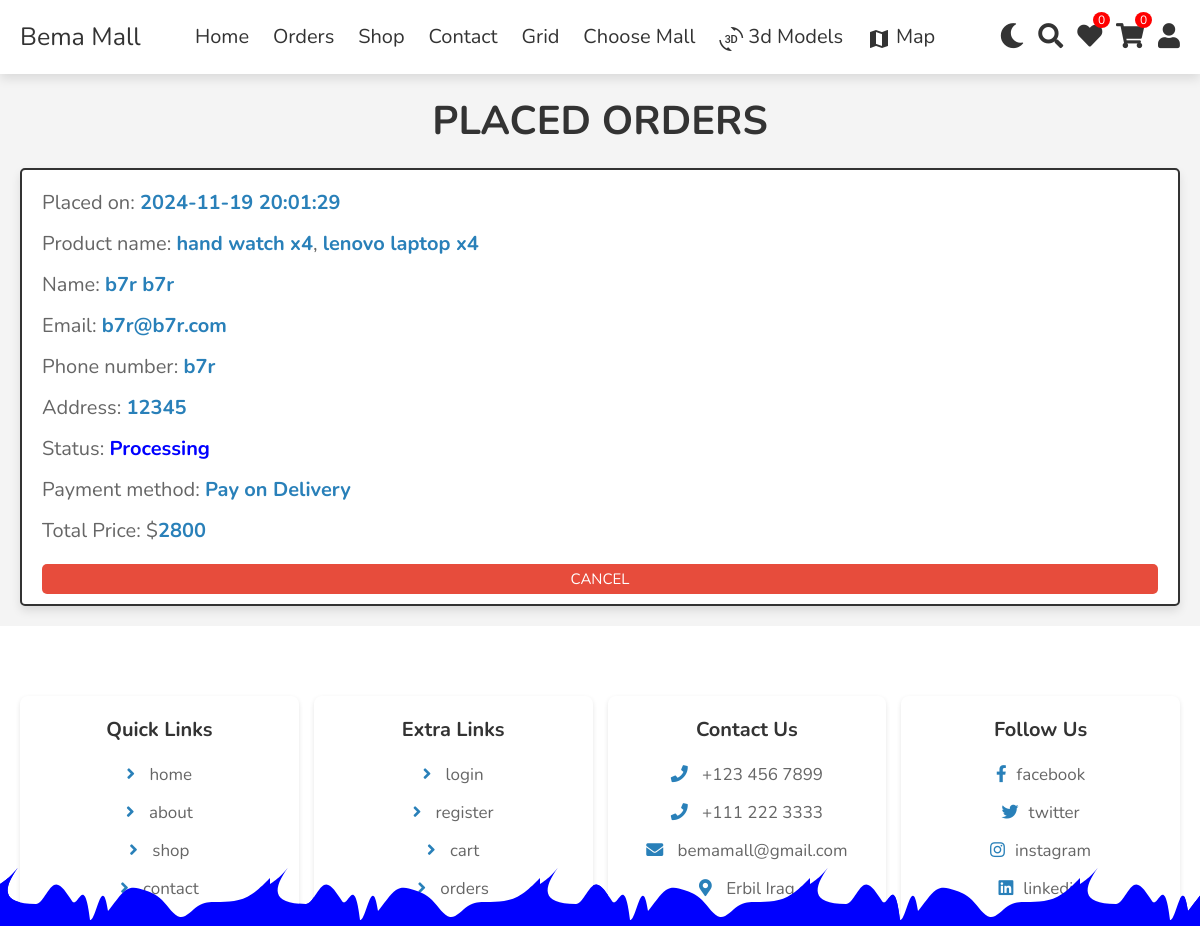
The page /orders.php (signed in) on the database its author committed.
### tables this page shows
CREATE TABLE `orders`  (
  `id` int NOT NULL AUTO_INCREMENT,
  `user_id` int NULL DEFAULT NULL,
  `amount` int NULL DEFAULT NULL,
  `time_of_purchase` datetime NULL DEFAULT NULL,
  `status_id` int NULL DEFAULT NULL,
  `payment_method_id` int NULL DEFAULT NULL,
  `product_id` int NULL DEFAULT NULL,
  `employee_id` int NULL DEFAULT NULL,
  `coupon_id` int NULL DEFAULT NULL,
  PRIMARY KEY (`id`) USING BTREE,
  INDEX `orders_payment_method_id_foreign`(`payment_method_id` ASC) USING BTREE,
  INDEX `orders_product_id_foreign`(`product_id` ASC) USING BTREE,
  INDEX `orders_status_id_foreign`(`status_id` ASC) USING BTREE,
  INDEX `orders_user_id_foreign`(`user_id` ASC) USING BTREE,
  INDEX `orders_employee_id_fk`(`employee_id` ASC) USING BTREE,
  INDEX `orders_coupons_id_fk`(`coupon_id` ASC) USING BTREE,
  CONSTRAINT `orders_coupons_id_fk` FOREIGN KEY (`coupon_id`) REFERENCES `coupons` (`id`) ON DELETE SET NULL ON UPDATE SET NULL,
  CONSTRAINT `orders_employee_id_fk` FOREIGN KEY (`employee_id`) REFERENCES `employees` (`id`) ON DELETE SET NULL ON UPDATE SET NULL,
  CONSTRAINT `orders_payment_method_id_foreign` FOREIGN KEY (`payment_method_id`) REFERENCES `payment_method` (`id`) ON DELETE SET NULL ON UPDATE SET NULL,
  CONSTRAINT `orders_product_id_foreign` FOREIGN KEY (`product_id`) REFERENCES `products` (`id`) ON DELETE SET NULL ON UPDATE SET NULL,
  CONSTRAINT `orders_status_id_foreign` FOREIGN KEY (`status_id`) REFERENCES `status` (`id`) ON DELETE SET NULL ON UPDATE SET NULL,
  CONSTRAINT `orders_user_id_foreign` FOREIGN KEY (`user_id`) REFERENCES `users` (`id`) ON DELETE SET NULL ON UPDATE SET NULL
);

CREATE TABLE `users`  (
  `id` int NOT NULL AUTO_INCREMENT,
  `username` varchar(255) NULL DEFAULT NULL,
  `hash` varchar(255) NULL DEFAULT NULL,
  `salt` varchar(255) NULL DEFAULT NULL,
  `display_name` varchar(255) NULL DEFAULT NULL,
  `first_name` varchar(255) NULL DEFAULT NULL,
  `last_name` varchar(255) NULL DEFAULT NULL,
  `address` varchar(255) NULL DEFAULT NULL,
  `p_p` varchar(255) NULL DEFAULT NULL,
  `last_seen` timestamp NULL DEFAULT NULL ON UPDATE CURRENT_TIMESTAMP,
  `email` varchar(255) NULL DEFAULT NULL,
  `phone_number` varchar(255) NULL DEFAULT NULL,
  `city` varchar(255) NULL DEFAULT NULL,
  `zip_code` int NULL DEFAULT NULL,
  `country_id` int NULL DEFAULT NULL,
  PRIMARY KEY (`id`) USING BTREE,
  INDEX `country_id_fk`(`country_id` ASC) USING BTREE,
  CONSTRAINT `country_id_fk` FOREIGN KEY (`country_id`) REFERENCES `countries` (`id`) ON DELETE SET NULL ON UPDATE SET NULL
);

CREATE TABLE `status`  (
  `id` int NOT NULL AUTO_INCREMENT,
  `type` varchar(255) NULL DEFAULT NULL,
  `description` varchar(255) NULL DEFAULT NULL,
  `level` int NULL DEFAULT NULL,
  PRIMARY KEY (`id`) USING BTREE
);

CREATE TABLE `payment_method`  (
  `id` int NOT NULL AUTO_INCREMENT,
  `description` varchar(255) NULL DEFAULT NULL,
  `method_name` varchar(255) NULL DEFAULT NULL,
  `face_to_face` int NULL DEFAULT NULL,
  PRIMARY KEY (`id`) USING BTREE
);

### orders.php (the view, shortened to what this page needs)
<?php
require 'components/connect.php';
?>
<!DOCTYPE html>
<html lang="en">
<head>
   <link rel="stylesheet" href="https://cdnjs.cloudflare.com/ajax/libs/font-awesome/6.1.1/css/all.min.css">
   <link rel="stylesheet" href="css/style.css">
</head>
<body>
   <?php include 'components/user_header.php'; ?>
   <section class="orders">
      <h1 class="heading">placed orders</h1>
      <div class="box-container">
         <?php
         if ($user_id == '') {
            echo '<p class="empty">Please login to see your orders</p>';
         } else {
            $select_orders = $conn->prepare("
       SELECT
           u.first_name,
           u.last_name,
           u.email,
           u.phone_number,
           u.address,
           u.id as uid,
           s.type AS status_type,
           s.level AS level,
           pm.method_name AS payment_method_name,
           p.price,
           mp.product_name,
           p.id AS product_id,
           o.amount,
           o.id as oid,
           o.time_of_purchase
       FROM
           orders o
       INNER JOIN
           users u ON o.user_id = u.id
       INNER JOIN
           status s ON o.status_id = s.id
       INNER JOIN
           payment_method pm ON o.payment_method_id = pm.id
       INNER JOIN
           products p ON o.product_id = p.id
       INNER JOIN
           main_products mp ON p.main_product_id = mp.id
       WHERE
           user_id = ?
   ");
            $select_orders->execute([$user_id]);
            if ($select_orders->rowCount() > 0) {
               $grouped_orders = [];
               while ($fetch_orders = $select_orders->fetch(PDO::FETCH_ASSOC)) {
                  $time = $fetch_orders['time_of_purchase'];
                  $grouped_orders[$time][] = $fetch_orders;
               }
               foreach ($grouped_orders as $time => $orders) {
                  $total_price_ = 0;
         ?>
                  <div class="box">
                     <form method="post">
                        <p>Placed on: <span><?= $time; ?></span></p>
                        <p>Product name:
                           <?php
                           $product_names = array_column($orders, 'product_name');
                           $product_ids = array_column($orders, 'product_id');
                           $product_amounts = array_column($orders, 'amount');
                           echo implode(", ", array_map(function ($productName, $productId, $productAmount) {
                              return '<a href="quick_view.php?pid=' . $productId . '">' . '<span>' . $productName . '</span>' . '</a>' . '<span>' . ' x' . $productAmount . '</span>';
                           }, $product_names, $product_ids, $product_amounts));
                           ?>
                        </p>
                        <?php
                        $first_order = reset($orders);
                        ?>
                        <p>Name: <span><?= $first_order['first_name'] . ' ' . $first_order['last_name']; ?></span></p>
                        <p>Email: <span><?= $first_order['email']; ?></span></p>
                        <p>Phone number: <span><?= $first_order['phone_number']; ?></span></p>
                        <p>Address: <span><?= $first_order['address']; ?></span></p>
                        <p>Status: <span style="color: <?php echo ($first_order['level'] == 3) ? 'red' : (($first_order['level'] == 1) ? 'blue' : 'limegreen'); ?>"><?php echo $first_order['status_type']; ?></span></p>
                        <p>Payment method: <span><?= $first_order['payment_method_name']; ?></span></p>
                        <?php
                        foreach ($orders as $fetch_orders) {
                           $total_price_ += $fetch_orders['price'] * $fetch_orders['amount'];
                        }
                        ?>
                        <p>Total Price: $<span><?= $total_price_; ?></span></p>
                        <?php
                        if ($first_order['level'] === 1) {
                        ?>
                           <input name="cancel" value="CANCEL" type="submit" class="delete-btn btn" style="background-color: #e74c3c;">
                        <?php
                        }else{
                           ?>
                           <div class="delete-btn btn" style="background-color: rgb(150, 150, 150); cursor: not-allowed;">CANT CANCEL</div>
                           <?php
                        }
                        ?>
                     </form>
                  </div>
         <?php
               }
            } else {
               echo '<p class="empty">No orders placed yet!</p>';
            }
         }
         ?>
      </div>
   </section>
   <?php include 'components/footer.php'; ?>
</body>
</html>

### css/style.css (style rules this page uses)
:root { --main-color: #2980b9; --orange: #f39c12; --red: #e74c3c; --black: #333; --white: #fff; --light-color: #666; --light-bg: #eee; --border: 0.2rem solid var(--black); --box-shadow: 0 0.5rem 1rem rgba(0, 0, 0, 0.1); }
* { font-family: "Nunito", sans-serif; margin: 0; padding: 0; box-sizing: border-box; outline: none; border: none; text-decoration: none; }
html { font-size: 62.5%; overflow-x: hidden; }
body { background-color: var(--light-bg); }
section { padding: 2rem; max-width: 1200px; margin: 0 auto; }
.heading { font-size: 4rem; color: var(--black); margin-bottom: 2rem; text-align: center; text-transform: uppercase; }
.btn, .delete-btn, .option-btn { display: block; width: 100%; margin-top: 1rem; border-radius: 0.5rem; padding: 1rem 3rem; font-size: 1.7rem; text-transform: capitalize; color: var(--white); cursor: pointer; text-align: center; }
.btn { background-color: var(--main-color); }
.delete-btn { background-color: var(--red); }
body, button, .box, .home-bg .home-products .slide .swiper-horizontal { transition: background-color 1.5s ease; background-color: white; font-size: 1.5em; }
.box-container { display: flex; flex-wrap: wrap; gap: 20px; justify-content: center; }
.box { border-radius: 8px; overflow: hidden; box-shadow: 0 2px 5px rgba(0,0,0,0.1); transition: transform 0.2s; }
.btn { background-color: #007bff; color: white; border: none; padding: 10px; width: 100%; cursor: pointer; }
.orders .box-container { display: flex; flex-wrap: wrap; gap: 1.5rem; align-items: flex-start; }
.orders .box-container .box { padding: 1rem 2rem; flex: 1 1 40rem; border: var(--border); background-color: var(--white); box-shadow: var(--box-shadow); border-radius: 0.5rem; }
.orders .box-container .box p { margin: 0.5rem 0; line-height: 1.8; font-size: 2rem; color: var(--light-color); }
.orders .box-container .box p span { color: var(--main-color); }
:root { --font1: 'Heebo', sans-serif; --font2: 'Fira Sans Extra Condensed', sans-serif; --font3: 'Roboto', sans-serif; --btnbg: #ffcc00; --btnfontcolor: rgb(61, 61, 61); --btnfontcolorhover: rgb(255, 255, 255); --btnbghover: #ffc116; --btnactivefs: rgb(241, 195, 46); --label-index: #960796; --danger-index: #5bc257; --link-color: #000; --link-color-hover: #fff; --bg-content-color: #ffcc00; }
body { font-family: var(--font3); margin: 0; padding: 0; background-color: #f4f4f4; }
.box .btn { font-size: 1.5rem; }
.btn { transition: background-color 0.3s ease, transform 0.2s ease; }
.btn { background-color: var(--main-color); color: #fff; padding: .5rem 2rem; border-radius: .5rem; text-decoration: none; display: inline-block; margin-top: 1rem; }
:root { --font1: "Heebo", sans-serif; --font2: "Fira Sans Extra Condensed", sans-serif; --font3: "Roboto", sans-serif; --btnbg: #ffcc00; --btnfontcolor: rgb(61, 61, 61); --btnfontcolorhover: rgb(255, 255, 255); --btnbghover: #ffc116; --btnactivefs: rgb(241, 195, 46); --label-index: #960796; --danger-index: #5bc257; --link-color: #000; --link-color-hover: #fff; --bg-content-color: #ffcc00; }
.btn { background-color: var(--main-color); color: #fff; padding: 0.5rem 2rem; border-radius: 0.5rem; text-decoration: none; display: inline-block; margin-top: 1rem; }

### orders.php (style rules this page uses)
body { font-family: Arial, sans-serif; margin: 0; padding: 0; background-color: #f9f9f9; }
.orders { padding: 20px; max-width: 1200px; margin: 0 auto; }
.heading { font-size: 24px; color: #333; margin-bottom: 30px; text-align: center; }
.box-container { display: grid; grid-template-columns: repeat(auto-fit, minmax(300px, 1fr)); gap: 20px; }
.box { background-color: #fff; padding: 20px; border-radius: 10px; box-shadow: 0 0 20px rgba(0, 0, 0, 0.1); transition: box-shadow 0.3s ease; }
.box p { margin: 0; margin-bottom: 10px; font-size: 16px; color: #555; }
.box p span { font-weight: bold; color: #333; }

### rows shown on the page
orders: time_of_purchase "2024-11-19 20:01:29"
users: first_name "b7r", last_name "b7r", email "b7r@b7r.com", phone_number "b7r", address "12345"
status: type "Processing"
payment_method: method_name "Pay on Delivery"

### other values the page prints
$total_wishlist_counts "0"
$total_cart_counts "0"
$productName "hand watch lenovo laptop"
$total_price_ "2800"
